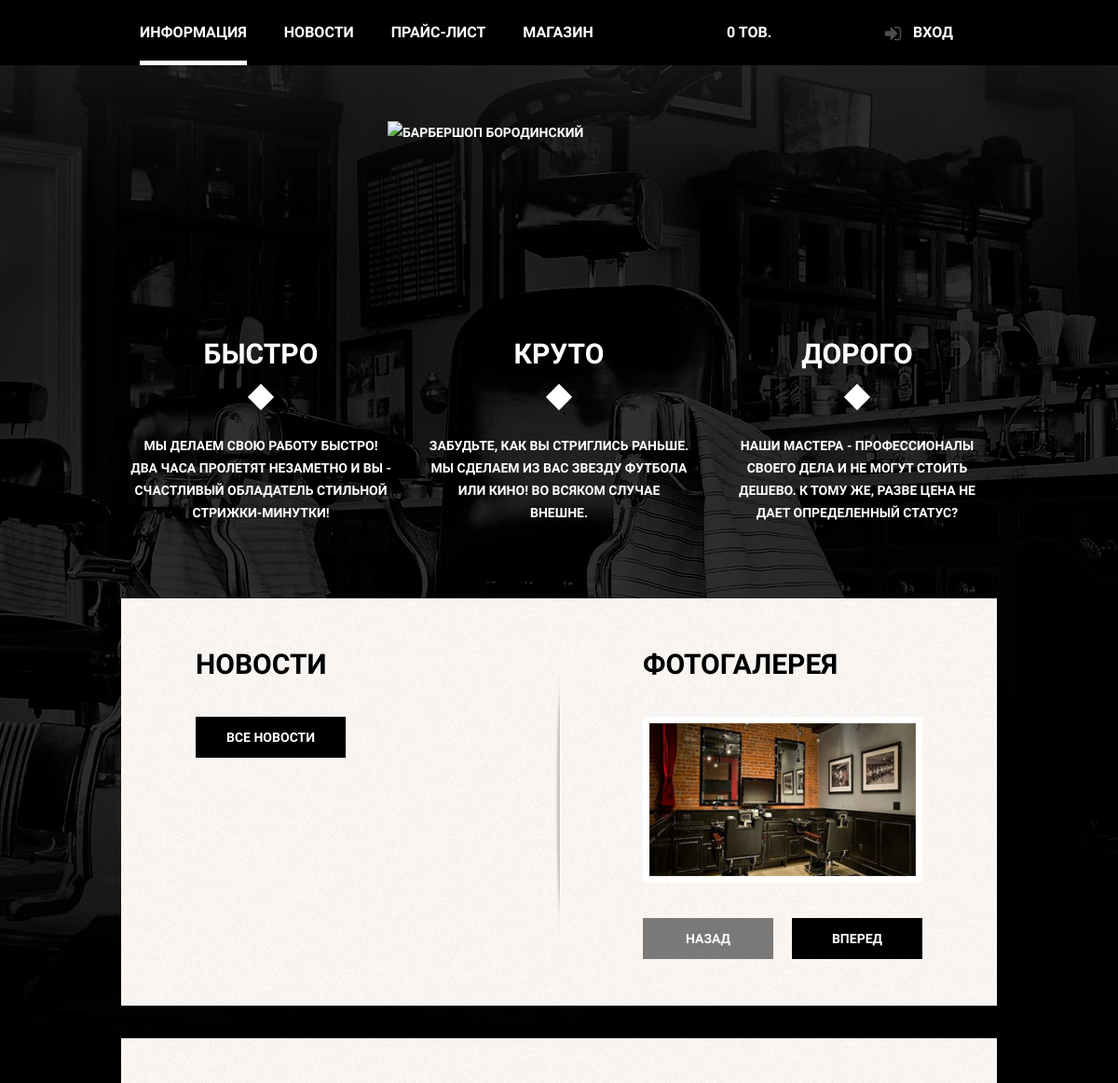
/ (upper part), run on an earlier commit of the app's database.
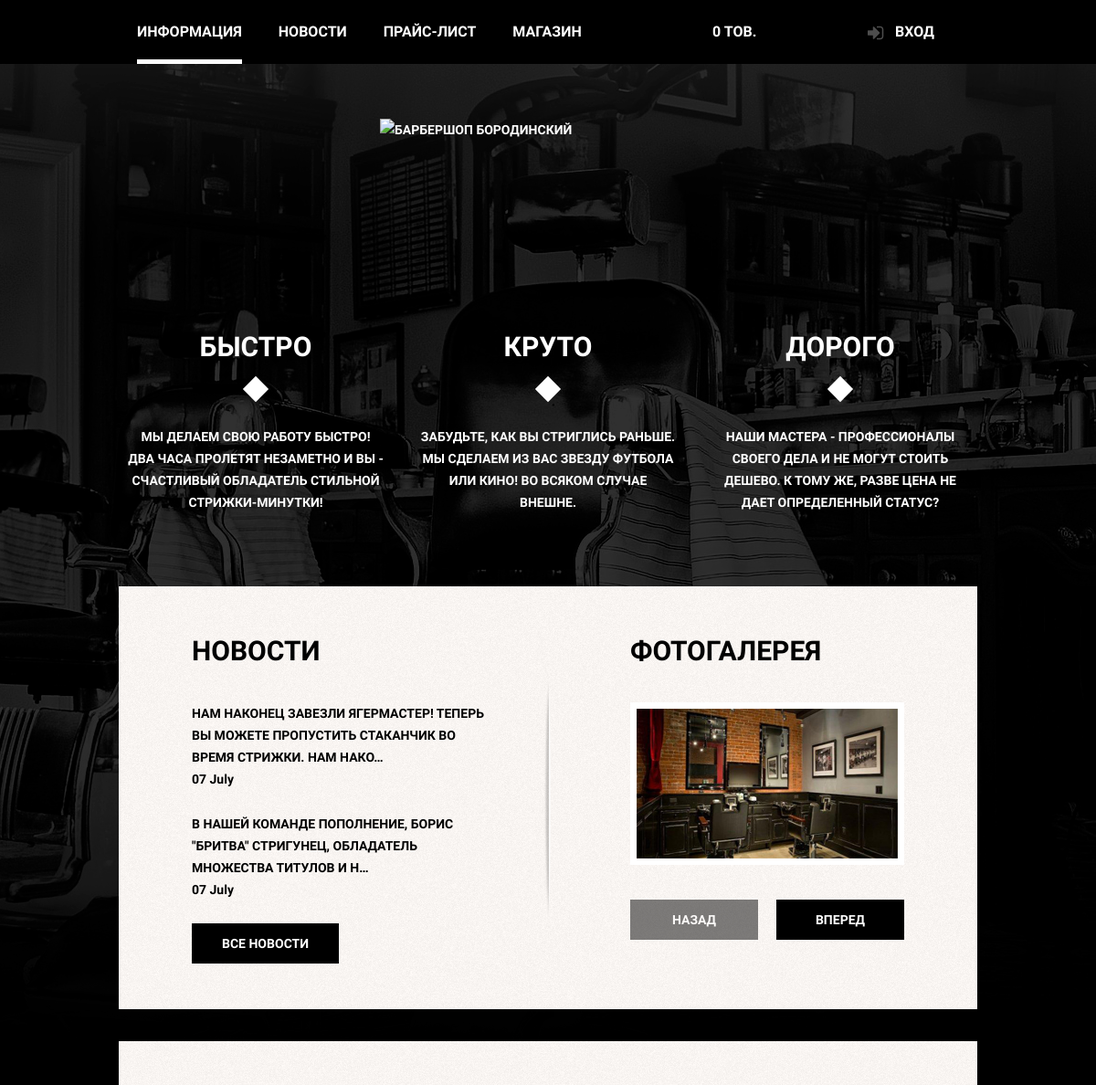
And on a later commit of the database.
### barber_baseapp/models.py (models this page shows, shortened)
class News(models.Model):
    title = models.CharField(max_length=250, db_index=True)
    slug = models.SlugField(max_length=250, blank=True, unique=True)
    body = RichTextUploadingField(blank=True, null=True)
    date = models.DateField()
    class Meta:
        ordering = ['-date']

### barber_baseapp/views.py (the view)
# urls.py: path('', MainPage.as_view(), name='main_page'),
class MainPage(View):
	def get(self, request):
		last_news = News.objects.all()[:2]
		recordform = RecordForm()
		context = {'last_news': last_news, 'recordform': recordform}
		return render(request, 'barber_baseapp/index.html', context)

### barber_baseapp/templates/barber_baseapp/index.html (shortened to what this page needs)
{% extends 'base.html' %}
{% load static %}
{% block content %}
    <div class="index-logo">
        <img src="{% static 'images/index-logo.png' %}" width="368" height="204" alt="Барбершоп Бородинский">
    </div>
    <section class="features clearfix">
        <div class="feature-item">
            <b class="feature-name">Быстро</b>
            <p>Мы делаем свою работу быстро! Два часа пролетят незаметно и вы -
                счастливый обладатель стильной стрижки-минутки!</p>
        </div>
        <div class="feature-item">
            <b class="feature-name">Круто</b>
            <p>Забудьте, как вы стриглись раньше. Мы сделаем из вас звезду
                футбола или кино! Во всяком случае внешне.</p>
        </div>
        <div class="feature-item">
            <b class="feature-name">Дорого</b>
            <p>Наши мастера - профессионалы своего дела и не могут стоить дешево. К
                тому же, разве цена не дает определенный статус?</p>
        </div>
    </section>
    <div class="index-content clearfix">
        <div class="index-content-left">
            <h2 class="index-content-title">Новости</h2>
            <ul class="news-preview">
				{% for news in last_news %}
                <li>
                    <p>{{ news.body|truncatechars:100|safe }}</p>
                    <time datetime=" {{news.date}} "> {{ news.date|date:"m F" }}</time>
                </li>
				{% endfor %}
            </ul>
            <a class="btn" href="{% url 'news_page' %}">Все новости</a>
        </div>
        <div class="index-content-right">
            <h2 class="index-content-title">Фотогалерея</h2>
            <div class="gallery">
                <figure class="gallery-content">
                    <img src="{% static 'images/photo-gallery1.jpg' %}" width="286"
                    height="164" alt="">
                </figure>
                <button class="btn btn-gallery-prev" disabled>Назад</button>
                <button class="btn btn-gallery-next">Вперед</button>
            </div>
        </div>
    </div>
    <div class="index-content clearfix">
    </div>
{% endblock %}

### templates/base.html (shortened to what this page needs)
{% load static %}
<!DOCTYPE html>
<html lang="ru">
 <head>
	<link rel="stylesheet" href="{% static 'css/normalize.css' %}">
	<link rel="stylesheet" href="{% static 'css/style.css' %}">
 </head>
<body
	{% block bodyclass %}
	{% endblock %}
>
	{% include 'include/header.html' %}
	<main class="container">
		{% block content %}
		{% endblock %}
	</main>
</body>
</html>

### templates/include/header.html (shortened to what this page needs)
{% load static %}
<header class="main-header">
    <div class="container clearfix">
        <nav class="main-navigation">
			{% with request.resolver_match.url_name as url_name %}
			<ul>
				<li class="{% if url_name == 'main_page' %}active{% endif %}"><a href="{% url 'main_page' %}">Информация</a></li>
				<li class="{% if url_name == 'news_page' or url_name == 'news_detail' %}active{% endif %}"><a href="{% url 'news_page' %}">Новости</a></li>
				<li class="{% if url_name == 'price_page' %}active{% endif %}"><a href="{% url 'price_page' %}">Прайс-лист</a></li>
				<li class="{% if url_name == 'shop_page' %}active{% endif %}"><a href="{% url 'shop_page' %}">Магазин</a></li>
			</ul>
			{% endwith %}
        </nav>
		<div class="cart-block">
			{% with total_items=cart|length %}
				{% if cart|length > 0 %}
					<a class="login2" href="{% url 'cart_detail' %}">
						{{ total_items }} шт-{{ cart.get_total_price }} р.
					</a>
				{% else %}
					<span class="login2" href="#">0 тов.</span>
				{% endif %}
			{% endwith %}
		</div>
        <div class="user-block">
            {% if request.user.is_authenticated %}
				<a class="login2" href="{% url 'dashboard' %}">Кабинет</a>
			{% else %}
				<a class="login" href="{% url 'login' %}">Вход</a>
			{% endif %}
        </div>
    </div>
</header>

### templates/include/footer.html (shortened to what this page needs)
{% load static %}

### templates/include/modal_content.html (shortened to what this page needs)
{% load static %}

### static/css/style.css (style rules this page uses)
html, body { margin: 0; padding: 0; }
body { min-width: 960px; font-weight: 700; font-size: 14px; line-height: 24px; font-family: "PT Sans Narrow", "Arial", sans-serif; color: #ffffff; text-transform: uppercase; background: #000000 url(../images/tint.png) no-repeat center top; }
img { max-width: 100%; height: auto; }
.clearfix::after { content: ""; display: table; clear: both; }
.container { width: 940px; margin: 0 auto; padding: 0 10px; }
.main-header { margin-bottom: 60px; color: #ffffff; background-color: #000000; }
.main-navigation { float: left; width: 600px; min-height: 70px; }
.main-navigation ul { margin: 0; padding: 0; list-style: none; font-size: 0; }
.main-navigation li { display: inline-block; vertical-align: top; font-size: 16px; line-height: 20px; }
.main-navigation a { display: block; padding: 25px 20px; color: #ffffff; text-decoration: none; }
.main-navigation .active { position: relative; background-color: none; }
.main-navigation .active::after { content: ""; position: absolute; right: 20px; left: 20px; bottom: 0; height: 5px; background-color: #ffffff; }
.user-block { float: right; width: 140px; min-height: 70px; }
.login { position: relative; display: inline-block; padding: 25px 20px; padding-left: 50px; font-size: 16px; line-height: 20px; vertical-align: top; color: #ffffff; text-decoration: none; }
.login::before { content: ""; display: inline-block; position: absolute; top: 28px; left: 20px; width: 18px; height: 18px; background: transparent url(../images/icon-login.png) no-repeat; opacity: 0.3; }
.index-logo { width: 368px; height: 204px; margin: 0 auto; margin-bottom: 25px; }
.index-logo img { width: 368px; height: 204px; }
.features { margin-bottom: 80px; }
.feature-item { float: left; width: 300px; margin-right: 20px; text-align: center; }
.feature-item:last-child { margin-right: 0; }
.feature-name { position: relative; display: block; margin-bottom: 30px; padding-bottom: 35px; font-size: 30px; line-height: 42px; }
.feature-name::after { content: ""; position: absolute; bottom: 0; left: 50%; display: block; width: 20px; height: 20px; margin-left: -10px; background: #ffffff; transform: rotate(45deg); }
.feature-item p { margin: 10px; margin-bottom: 0; }
.index-content { padding: 50px 80px; margin-bottom: 35px; background: url("../images/index-content-shadow.png") no-repeat center, #f8f5f5 url("../images/pattern-white.jpg"); color: #000000; }
.index-content-left { float: left; width: 380px; }
.index-content-right { float: right; width: 300px; }
.index-content-title { margin: 0; margin-bottom: 35px; font-size: 30px; line-height: 42px; }
.index-content p { margin: 0px; margin-bottom: 25px; }
.news-preview { margin: 0; padding: 0; padding-right: 50px; list-style: none; }
.news-preview li { margin-bottom: 25px; }
.news-preview p { margin-bottom: 0; }
.news-preview time { text-transform: none; font-weight: 400px; }
.btn { display: inline-block; padding: 10px 33px; margin-right: 16px; font-weight: 700; font-size: 14px; line-height: 24px; font-family: "PT Sans Narrow", "Arial", sans-serif; text-transform: uppercase; text-decoration: none; vertical-align: top; text-align: center; color: #ffffff; background-color: #000000; border: none; outline: none; cursor: pointer; }
.btn.disabled, .btn:disabled { cursor: default; opacity: 0.5; }
.gallery { position: relative; height: 260px; }
.gallery-content { height: 164px; margin: 0; background-color: #cccccc; border: 7px solid #ffffff; }
.gallery-content img { width: 286px; height: 164px; }
.gallery .btn { position: absolute; bottom: 0; width: 140px; margin: 0; }
.btn-gallery-prev { left: 0; }
.btn-gallery-next { right: 0; }
.login2 { position: relative; display: inline-block; padding: 25px 20px; padding-left: 50px; font-size: 16px; line-height: 20px; vertical-align: top; color: #ffffff; text-decoration: none; }
.cart-block { float: left; width: 180px; min-height: 70px; }

What changed in the data, as far as the page shows it:
added News: body "НАМ НАКОНЕЦ ЗАВЕЗЛИ ЯГЕРМАСТЕР! ТЕПЕРЬ ВЫ МОЖЕТЕ ПРОПУСТИТЬ СТАКАНЧИК ВО ВРЕМЯ СТРИЖКИ. НАМ НАКО…", date "07 July"
added News: body "В НАШЕЙ КОМАНДЕ ПОПОЛНЕНИЕ, БОРИС \"БРИТВА\" СТРИГУНЕЦ, ОБЛАДАТЕЛЬ МНОЖЕСТВА ТИТУЛОВ И Н…", date "07 July"
